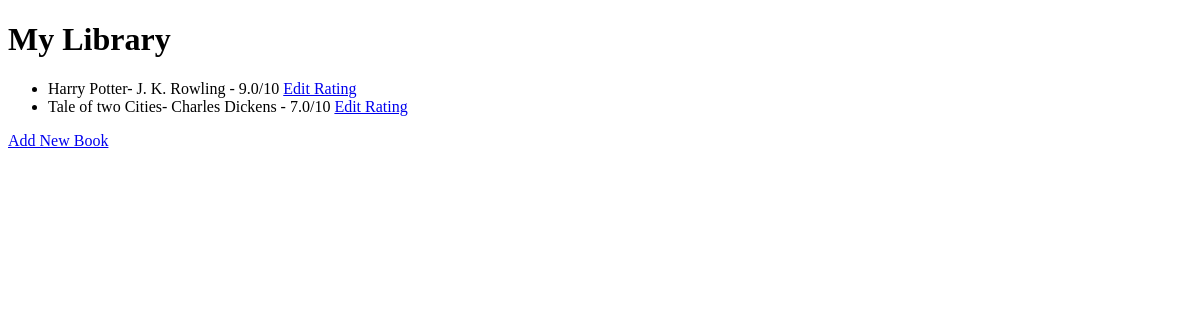
Before: / with the older database file.
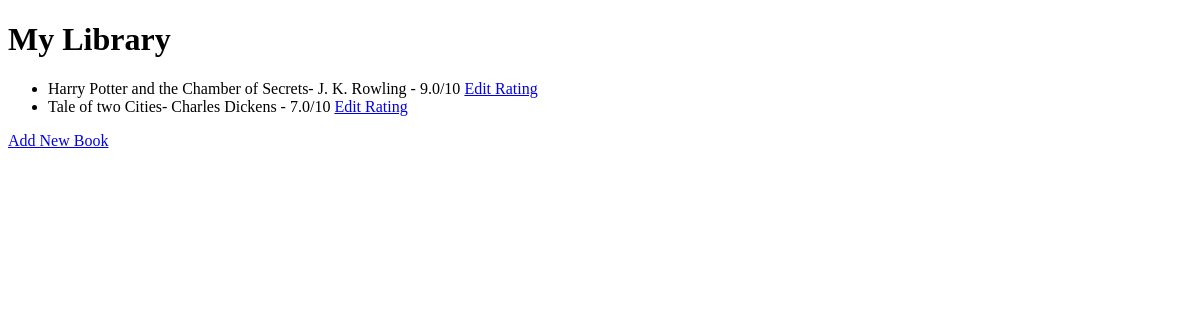
After: the same page with the newer database file.
### main.py (models this page shows, shortened)
class Book(db.Model):
    __tablename__ = 'books'
    id = db.Column(db.Integer, primary_key=True)
    title = db.Column(db.String(250), unique=True, nullable=False)
    author = db.Column(db.String(250), unique=True, nullable=False)
    rating = db.Column(db.Float, nullable=False)

### main.py (the view)
@app.route('/')
def home():
    all_books = db.session.query(Book).all()
    return render_template('index.html', books=all_books)

### templates/index.html (shortened to what this page needs)
<!DOCTYPE html>
<html lang="en">
<head>
</head>
<body>
<h1>My Library</h1>
    <ul>
        {% for book in books %}
            <li>{{book.title}}- {{book.author}} - {{book.rating}}/10 <a href="{{url_for('edit', id=book.id)}}">Edit Rating</a></li>
        {% endfor %}
    </ul>
<a href="{{url_for('add')}}">Add New Book</a>
</body>
</html>

Changed rows visible on the page:
changed Book "J. K. Rowling": title "Harry Potter" → "Harry Potter and the Chamber of Secrets"
